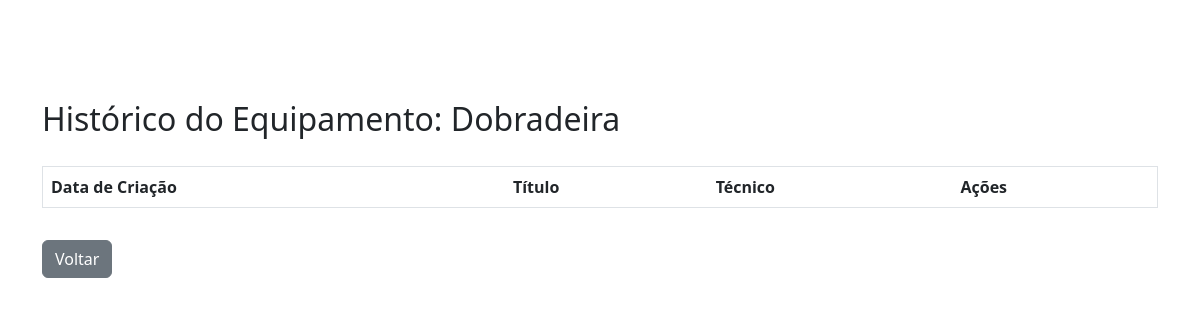
/equipamento/8/historico/?chamado_id=44 (signed in), run on an earlier commit of the app's database.
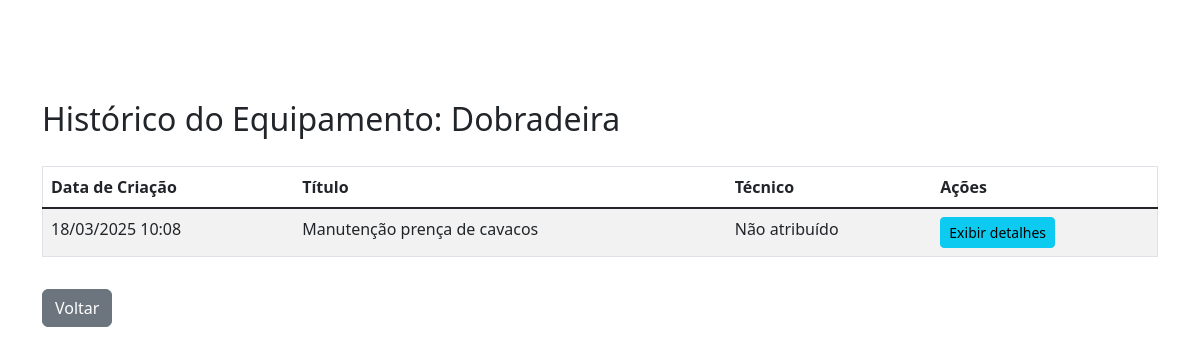
And on a later commit of the database.
### gestaoOS/models.py (models this page shows, shortened)
class Chamado(models.Model):
    STATUS_CHOICES = [
        ('pendente', 'Pendente'),
        ('em_andamento', 'Em Andamento'),
        ('finalizado', 'finalizado'),
        ('concluido', 'Concluído'),
    ]
    TIPO_MANUTENCAO_CHOICES = [
        ('corretiva', 'Corretiva'),
        ('preventiva', 'Preventiva'),
        ('melhoria', 'Melhoria'),
    ]
    usuario = models.ForeignKey(User, on_delete=models.CASCADE, related_name='chamados')
    titulo = models.CharField(max_length=200)
    descricao = models.TextField()
    status = models.CharField(max_length=50, choices=STATUS_CHOICES, default='pendente')
    setor = models.ForeignKey(Setor, on_delete=models.CASCADE, related_name='setor')
    equipamento = models.ForeignKey(Equipamento, on_delete=models.CASCADE, related_name='chamados_equipamento', null=True,blank=True)
    data_criacao = models.DateTimeField(auto_now_add=True)
    data_atualizacao = models.DateTimeField(auto_now=True)
    tempo_parada = models.FloatField(null=True, help_text="Tempo de parada em horas")
    custo_total = models.DecimalField(max_digits=10, decimal_places=2, default=0)
    diagnostico = models.TextField(null=True, blank=True)
    solucao = models.TextField(null=True, blank=True)
    causa_raiz = models.TextField(null=True, blank=True)
    data_inicio_atendimento = models.DateTimeField(null=True)
    data_fim_atendimento = models.DateTimeField(null=True)
    tipo_manutencao = models.CharField(
        max_length=20,
        choices=TIPO_MANUTENCAO_CHOICES,
        default='corretiva',
    )
    tecnico = models.ForeignKey(
        User,
        on_delete=models.SET_NULL,
        null=True,
        blank=True,
        related_name='tecnico_chamados',
        limit_choices_to={'groups__name': 'Técnico'},  # Filtra apenas usuários no grupo "Técnico"
    )
    local = models.CharField(max_length=150, blank=True)
    foto = models.ImageField(upload_to='fotos_chamados/', null=True, blank=True)

### gestaoOS/views.py (the view)
# urls.py: path('equipamento/<int:equipamento_id>/historico/', views.historico_equipamento, name='historico_equipamento'),
@login_required
def historico_equipamento(request, equipamento_id):
    equipamento = get_object_or_404(Equipamento, id=equipamento_id)
    chamado_id = request.GET.get('chamado_id')
    chamados = Chamado.objects.filter(equipamento=equipamento).order_by('-data_criacao')
    return render(request, 'historico_equipamento.html', {
        'equipamento': equipamento,
        'chamados': chamados,
        'chamado_id': chamado_id  # Passamos o chamado_id para o template
    })

### gestaoOS/templates/historico_equipamento.html (shortened to what this page needs)
{% load static %}
{% load bootstrap4 %}
<!DOCTYPE html>
<html lang="en">
<head>
    <link rel="stylesheet" href="{% static 'css/style.css' %}">
    <link href="https://cdn.jsdelivr.net/npm/bootstrap-icons/font/bootstrap-icons.css" rel="stylesheet" type="text/css">
    <link href="https://stackpath.bootstrapcdn.com/bootstrap/5.1.3/css/bootstrap.min.css" rel="stylesheet">
</head>
<body>
<link href="https://cdn.jsdelivr.net/npm/bootstrap@5.3.0/dist/css/bootstrap.min.css" rel="stylesheet">
<div class="container mt-4">
    <h2>Histórico do Equipamento: {{ equipamento.nome }}</h2>
    <div class="table-responsive">
        <table class="table table-striped">
            <thead>
                <tr>
                    <th>Data de Criação</th>
                    <th>Título</th>
                    <th>Técnico</th>
                    <th>Ações</th>
                </tr>
            </thead>
            <tbody>
                {% for chamado in chamados %}
                <tr>
                    <td>{{ chamado.data_criacao|date:"d/m/Y H:i" }}</td>
                    <td>{{ chamado.titulo }}</td>
                    <td>{{ chamado.tecnico.get_full_name|default:"Não atribuído" }}</td>
                    <td>
                        <button class="btn btn-info btn-sm"
                                data-bs-toggle="modal"
                                data-bs-target="#modalDetalhes{{ chamado.id }}">
                            Exibir detalhes
                        </button>
                    </td>
                </tr>
                {% endfor %}
            </tbody>
        </table>
    </div>
    <div class="mt-3">
        {% if chamado_id %}
            <a href="{% url 'gerenciar_acoes' chamado_id %}" class="btn btn-secondary">Voltar</a>
        {% else %}
            <a href="javascript:history.back()" class="btn btn-secondary">Voltar</a>
        {% endif %}
    </div>
</div>
</body>
</html>

What changed in the data, as far as the page shows it:
added Chamado: data_criacao "18/03/2025 10:08", titulo "Manutenção prença de cavacos", tecnico.get_full_name "Não atribuído"
